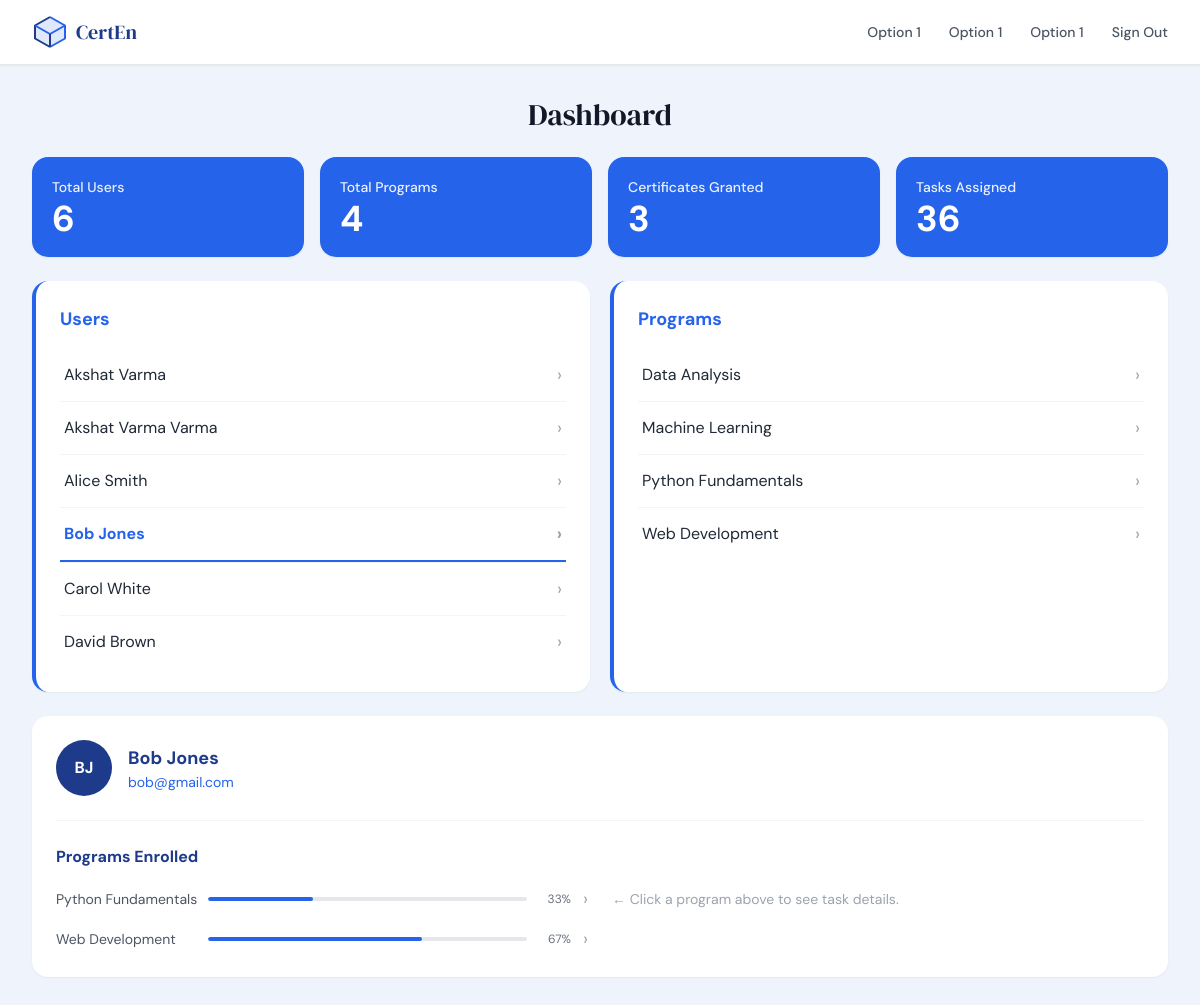
/admin?user_id=3&view=user, run on the app's committed database.
### models.py (models this page shows, shortened)
class User(db.Model):
    __tablename__ = "users"
    id         = db.Column(db.Integer, primary_key=True)
    first_name = db.Column(db.String(80),  nullable=False)
    last_name  = db.Column(db.String(80),  nullable=False)
    email      = db.Column(db.String(120), unique=True, nullable=False)
    dob        = db.Column(db.String(20))          # stored as "DD/MM/YYYY"
    is_admin   = db.Column(db.Boolean, default=False)
    created_at = db.Column(db.DateTime, default=lambda: datetime.now(timezone.utc))
    enrollments      = db.relationship("Enrollment",      back_populates="user", cascade="all, delete-orphan")
    task_completions = db.relationship("TaskCompletion",  back_populates="user", cascade="all, delete-orphan")
    certificates     = db.relationship("Certificate",     back_populates="user", cascade="all, delete-orphan")
    @property
    def full_name(self):
        return f"{self.first_name} {self.last_name}"
    @property
    def initials(self):
        return f"{self.first_name[0]}{self.last_name[0]}".upper()

class Program(db.Model):
    __tablename__ = "programs"
    id          = db.Column(db.Integer, primary_key=True)
    name        = db.Column(db.String(120), nullable=False)
    description = db.Column(db.Text)
    mode        = db.Column(db.String(20))   # Online / Offline / Hybrid
    created_at  = db.Column(db.DateTime, default=lambda: datetime.now(timezone.utc))
    enrollments  = db.relationship("Enrollment",  back_populates="program", cascade="all, delete-orphan")
    tasks        = db.relationship("Task",         back_populates="program", cascade="all, delete-orphan",
                                   order_by="Task.serial")
    certificates = db.relationship("Certificate", back_populates="program", cascade="all, delete-orphan")

### app.py (the view, shortened to what this page needs)
@app.route("/admin")
def admin_dashboard():
    selected_user_id    = request.args.get("user_id",    type=int)
    selected_program_id = request.args.get("program_id", type=int)
    view_mode           = request.args.get("view", "user")   # "user" | "program"
    users    = User.query.filter_by(is_admin=False).order_by(User.first_name).all()
    programs = Program.query.order_by(Program.name).all()
    selected_user    = User.query.get(selected_user_id)    if selected_user_id    else None
    selected_program = Program.query.get(selected_program_id) if selected_program_id else None
    stats = {
        "total_users":           User.query.filter_by(is_admin=False).count(),
        "total_programs":        Program.query.count(),
        "certificates_granted":  Certificate.query.filter_by(status="granted").count(),
        "tasks_assigned":        TaskCompletion.query.count(),
    }
    user_enrolled_programs = []
    user_task_rows         = []
    if selected_user:
        for enr in selected_user.enrollments:
            user_enrolled_programs.append({
                "id":       enr.program.id,
                "name":     enr.program.name,
                "progress": enr.progress,
            })
        if selected_program:
            user_task_rows = get_task_rows(selected_user.id, selected_program.id)
    program_enrolled_users = []
    program_task_rows      = []
    program_detail_user    = None
    prog_detail_user_id    = request.args.get("prog_user_id", type=int)
    return render_template(
        "admin_dashboard.html",
        stats=stats,
        users=users,
        programs=programs,
        selected_user=selected_user,
        selected_program=selected_program,
        view_mode=view_mode,
        user_enrolled_programs=user_enrolled_programs,
        user_task_rows=user_task_rows,
        program_enrolled_users=program_enrolled_users,
        program_task_rows=program_task_rows,
        program_detail_user=program_detail_user,
        prog_detail_user_id=prog_detail_user_id,
    )

### models.py (called while the page is built)
    @property
    def progress(self):
        total = len(self.program.tasks)
        if total == 0:
            return 0
        completed = TaskCompletion.query.filter_by(
            user_id=self.user_id, status="C"
        ).join(Task).filter(Task.program_id == self.program_id).count()
        return round((completed / total) * 100)

### templates/admin_dashboard.html (shortened to what this page needs)
{% extends "base.html" %}
{% block nav_links %}
  <a href="#" class="text-sm font-medium text-gray-600 hover:text-primary hover:underline hover:underline-offset-4 transition-colors">Option 1</a>
  <a href="#" class="text-sm font-medium text-gray-600 hover:text-primary hover:underline hover:underline-offset-4 transition-colors">Option 1</a>
  <a href="#" class="text-sm font-medium text-gray-600 hover:text-primary hover:underline hover:underline-offset-4 transition-colors">Option 1</a>
  <a href="{{ url_for('signout') }}" class="text-sm font-medium text-gray-600 hover:text-primary hover:underline hover:underline-offset-4 transition-colors">Sign Out</a>
{% endblock %}
{% block content %}
<div class="max-w-7xl mx-auto px-4 sm:px-6 lg:px-8 py-8 space-y-6">
  <h2 class="font-serif text-3xl text-center text-gray-900">Dashboard</h2>
  <div class="grid grid-cols-2 lg:grid-cols-4 gap-4">
    {% for label, value in [
        ('Total Users',          stats.total_users),
        ('Total Programs',       stats.total_programs),
        ('Certificates Granted', stats.certificates_granted),
        ('Tasks Assigned',       stats.tasks_assigned),
      ] %}
    <div class="bg-primary text-white rounded-2xl p-5 shadow-sm">
      <p class="text-sm font-medium opacity-90 mb-1">{{ label }}</p>
      <p class="text-4xl font-bold leading-none">{{ value }}</p>
    </div>
    {% endfor %}
  </div>
  <div class="grid grid-cols-1 md:grid-cols-2 gap-5">
    <div class="bg-white rounded-2xl shadow-sm border-l-4 border-primary p-6">
      <h3 class="text-lg font-bold text-primary mb-4">Users</h3>
      <ul class="divide-y divide-gray-100">
        {% for user in users %}
        <li>
          <a href="{{ url_for('admin_dashboard', user_id=user.id, view='user') }}"
             class="flex justify-between items-center py-3 px-1 transition-colors
               {% if selected_user and selected_user.id == user.id and view_mode == 'user' %}
                 text-primary font-bold border-b-2 border-primary
               {% else %}
                 text-gray-800 hover:text-primary
               {% endif %}">
            {{ user.full_name }}
            <span class="text-gray-400 text-lg">›</span>
          </a>
        </li>
        {% endfor %}
      </ul>
    </div>
    <div class="bg-white rounded-2xl shadow-sm border-l-4 border-primary p-6">
      <h3 class="text-lg font-bold text-primary mb-4">Programs</h3>
      <ul class="divide-y divide-gray-100">
        {% for program in programs %}
        <li>
          <a href="{{ url_for('admin_dashboard', program_id=program.id, view='program') }}"
             class="flex justify-between items-center py-3 px-1 transition-colors
               {% if selected_program and selected_program.id == program.id and view_mode == 'program' %}
                 text-primary font-bold border-b-2 border-primary
               {% else %}
                 text-gray-800 hover:text-primary
               {% endif %}">
            {{ program.name }}
            <span class="text-gray-400 text-lg">›</span>
          </a>
        </li>
        {% endfor %}
      </ul>
    </div>
  </div>
  {% if selected_user and view_mode == 'user' %}
  <div class="bg-white rounded-2xl shadow-sm p-6 space-y-6">
    <div class="flex items-center gap-4">
      <div class="w-14 h-14 rounded-full bg-navy text-white flex items-center justify-center font-bold text-base shrink-0">
        {{ selected_user.initials }}
      </div>
      <div>
        <h3 class="text-lg font-bold text-navy">{{ selected_user.full_name }}</h3>
        <p class="text-sm text-primary">{{ selected_user.email }}</p>
      </div>
    </div>
    <div class="grid grid-cols-1 md:grid-cols-2 gap-6 border-t border-gray-100 pt-6">
      <div>
        <h4 class="font-bold text-navy mb-4">Programs Enrolled</h4>
        {% if user_enrolled_programs %}
          <div class="space-y-3">
            {% for prog in user_enrolled_programs %}
            <div class="flex items-center gap-2 text-sm">
              <a href="{{ url_for('admin_dashboard', user_id=selected_user.id, program_id=prog.id, view='user') }}"
                 class="text-gray-600 w-36 shrink-0 hover:text-primary transition-colors truncate">
                {{ prog.name }}
              </a>
              <div class="flex-1 h-1 bg-gray-200 rounded-full overflow-hidden">
                <div class="prog-fill h-full" style="width:{{ prog.progress }}%"></div>
              </div>
              <span class="text-gray-500 w-9 text-right shrink-0 text-xs">{{ prog.progress }}%</span>
              <a href="{{ url_for('admin_dashboard', user_id=selected_user.id, program_id=prog.id, view='user') }}"
                 class="text-gray-400 hover:text-primary text-lg ml-1 transition-colors">›</a>
            </div>
            {% endfor %}
          </div>
        {% else %}
          <p class="text-sm text-gray-400">Not enrolled in any programs.</p>
        {% endif %}
      </div>
      {% if selected_program %}
      <div>
        <h4 class="font-bold text-navy mb-1">{{ selected_program.name }} — Task Details</h4>
        <div class="overflow-x-auto">
          <table class="w-full text-sm">
            <thead>
              <tr class="border-b border-gray-200">
                <th class="text-left py-2 px-2 font-bold text-gray-800">Serial</th>
                <th class="text-left py-2 px-2 font-bold text-gray-800">Task Name</th>
                <th class="text-left py-2 px-2 font-bold text-gray-800">Due Date</th>
                <th class="text-left py-2 px-2 font-bold text-gray-800">Status</th>
              </tr>
            </thead>
            <tbody>
              {% for row in user_task_rows %}
              <tr class="border-b border-gray-50">
                <td class="py-3 px-2 text-gray-600">{{ row.serial }}</td>
                <td class="py-3 px-2 text-gray-600">{{ row.name }}</td>
                <td class="py-3 px-2 text-gray-600">{{ row.due_date }}</td>
                <td class="py-3 px-2 status-{{ row.status | lower }}">{{ row.status }}</td>
              </tr>
              {% endfor %}
            </tbody>
          </table>
        </div>
        <form action="{{ url_for('grant_certificate') }}" method="POST" class="flex justify-end mt-4">
          <input type="hidden" name="user_id"    value="{{ selected_user.id }}" />
          <input type="hidden" name="program_id" value="{{ selected_program.id }}" />
          <button type="submit"
                  class="bg-gray-300 text-gray-600 font-semibold rounded-full px-6 py-2 text-sm
                         hover:bg-primary hover:text-white transition-colors">
            Grant Certificate
          </button>
        </form>
      </div>
      {% else %}
        <p class="text-sm text-gray-400 self-center">← Click a program above to see task details.</p>
      {% endif %}
    </div>
  </div>
  {% endif %}
</div>
{% endblock %}

### templates/base.html (style rules this page uses)
body { font-family: 'DM Sans', sans-serif; }
.prog-fill { background:#2563EB; height:4px; border-radius:9999px; }

### data on the page
User: full_name "Akshat Varma"
User: full_name "Akshat Varma Varma"
User: full_name "Alice Smith"
User: full_name "Bob Jones", initials "BJ", email "bob@gmail.com"
User: full_name "Carol White"
User: full_name "David Brown"
Program: name "Data Analysis"
Program: name "Machine Learning"
Program: name "Python Fundamentals", progress "33"
Program: name "Web Development", progress "67"

### other printed values
{{ label }} "Total Users" "Total Programs" "Certificates Granted" "Tasks Assigned"
{{ value }} "6" "4" "3" "36"
